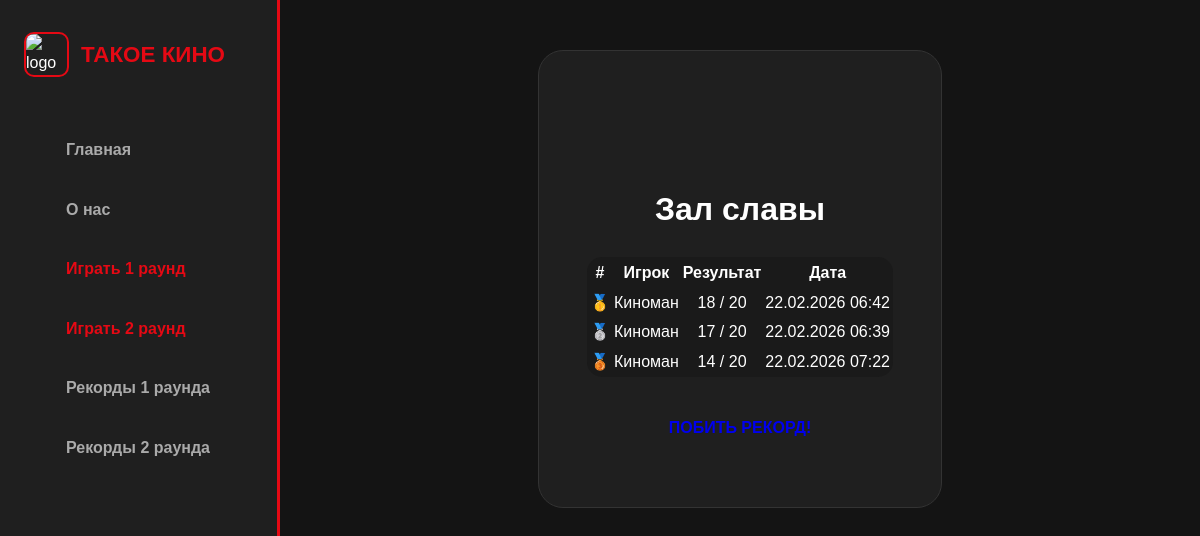
The app's page /roundone/leaderboard1, older data.
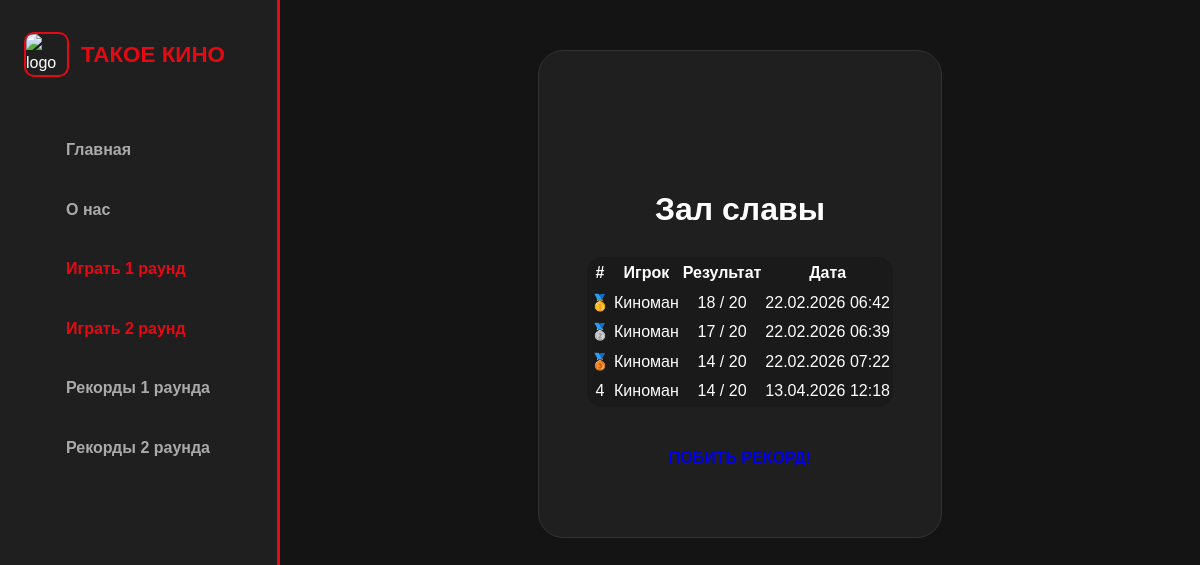
The same page, newer data.
### roundone/models.py (models this page shows, shortened)
class GameRecord(models.Model):
    player_name = models.CharField(max_length=100, default="Киноман")
    correct_answers = models.IntegerField()
    total_questions = models.IntegerField()
    date = models.DateTimeField(auto_now_add=True) # Сама ставит дату создания
    class Meta:
        ordering = ['-correct_answers', '-date']

### roundone/views.py (the view)
# urls.py: path('leaderboard1', views.leaderboard_view, name='leaderboard1')
def leaderboard_view(request):
    top_records = GameRecord.objects.order_by('-correct_answers', 'total_questions')[:10]
    return render(request, 'roundone/leaderboard.html', {'records': top_records})

### roundone/templates/roundone/leaderboard.html (shortened to what this page needs)
{% extends 'main/layout.html' %}
{% block content %}
<div class="features fade-in">
    <div class="result-card p-5">
        <div class="mb-4">
            <i class="fas fa-star fa-4x text-warning pulse"></i>
        </div>
        <h1 class="display-5 fw-bold mb-4 text-uppercase tracking-widest">Зал славы</h1>
        <div class="table-responsive">
            <table class="table table-dark table-hover mt-4" style="border-radius: 15px; overflow: hidden;">
                <thead class="table-danger">
                    <tr>
                        <th>#</th>
                        <th>Игрок</th>
                        <th>Результат</th>
                        <th>Дата</th>
                    </tr>
                </thead>
                <tbody class="text-secondary">
                    {% for record in records %}
                    <tr>
                        <td>
                            {% if forloop.counter == 1 %} 🥇
                            {% elif forloop.counter == 2 %} 🥈
                            {% elif forloop.counter == 3 %} 🥉
                            {% else %} {{ forloop.counter }} {% endif %}
                        </td>
                        <td class="text-white fw-bold">{{ record.player_name }}</td>
                        <td>
                            <span class="text-success">{{ record.correct_answers }}</span> / {{ record.total_questions }}
                        </td>
                        <td class="small">{{ record.date|date:"d.m.Y H:i" }}</td>
                    </tr>
                    {% empty %}
                    <tr>
                        <td colspan="4" class="py-5 text-center">Рекордов пока нет. Стань первым!</td>
                    </tr>
                    {% endfor %}
                </tbody>
            </table>
        </div>
        <div class="mt-5">
            <a href="{% url 'start1' %}" class="control-btn btn-warning px-5" style="text-decoration: none;">
            </a>
        </div>
    </div>
</div>
{% endblock %}

### main/templates/main/layout.html (shortened to what this page needs)
{% load static %}
<!DOCTYPE html>
<html lang="ru">
<head>
    <link rel="stylesheet" href="{% static 'main/fontawesome/css/all.min.css' %}">
    <link rel="stylesheet" href="{% static 'main/css/main.css' %}">
</head>
<body>
    <div class="app-container">
        <aside>
            <div class="logo-wrapper">
                <img src="{% static 'main/img/logo.jpg' %}" alt="logo" class="logo-img">
                <span class="logo-text">Такое Кино</span>
            </div>
            <nav>
                <ul>
                    <li><a href="{% url 'home' %}"><i class="fas fa-home"></i> Главная</a></li>
                    <li><a href="{% url 'about' %}"><i class="fas fa-address-card"></i> О нас</a></li>
                    <li><a href="{% url 'start1' %}" style="color: #e50914;"><i class="fas fa-play"></i> Играть 1 раунд</a></li>
                    <li><a href="{% url 'start2' %}" style="color: #e50914;"><i class="fas fa-play"></i> Играть 2 раунд</a></li>
                    <li><a href="{% url 'leaderboard1' %}"><i class="fas fa-trophy"></i> <span>Рекорды 1 раунда</span>
                    <li><a href="{% url 'leaderboard2' %}"><i class="fas fa-trophy"></i> <span>Рекорды 2 раунда</span>
    </a>
</li>
                </ul>
            </nav>
        </aside>
        <main>
            {% block content %}{% endblock %}
        </main>
    </div>
</body>
</html>

### main/static/main/css/main.css (style rules this page uses)
* { box-sizing: border-box; }
body { background-color: #141414; color: #ffffff; font-family: 'Montserrat', sans-serif; margin: 0; line-height: 1.6; overflow-x: hidden; }
.app-container { display: flex; min-height: 100vh; }
aside { width: 280px; background: #1f1f1f; padding: 2rem 1.5rem; border-right: 3px solid #e50914; position: fixed; height: 100vh; left: 0; top: 0; z-index: 1000; }
.logo-wrapper { display: flex; align-items: center; gap: 12px; margin-bottom: 3rem; }
.logo-img { width: 45px; height: 45px; border-radius: 10px; border: 2px solid #e50914; }
.logo-text { font-size: 1.4rem; font-weight: 800; color: #e50914; text-transform: uppercase; }
aside ul { list-style: none; padding: 0; }
aside ul li { margin-bottom: 10px; }
aside ul a { color: #aaa; text-decoration: none; font-weight: 600; display: flex; align-items: center; gap: 10px; padding: 12px; border-radius: 10px; transition: 0.3s; }
main { margin-left: 280px; flex: 1; padding: 50px 20px; display: flex; flex-direction: column; align-items: center; min-height: 100vh; }
.control-btn { display: block; width: fit-content; min-width: 280px; margin: 20px auto 0 auto; padding: 18px 35px; border-radius: 50px; border: none; font-weight: 800; text-transform: uppercase; cursor: pointer; text-decoration: none; text-align: center; transition: 0.3s; }
.fade-in { animation: fadeIn 0.5s ease forwards; }
.result-card { background: #1f1f1f; padding: 3rem; border-radius: 25px; border: 1px solid #333; text-align: center; }

### roundone/templates/roundone/leaderboard.html (style rules this page uses)
.table-dark { background-color: #1a1a1a; border: none; }
.pulse { animation: star-pulse 2s infinite; }

Row changes from the older to the newer data that the page shows:
added GameRecord: player_name "Киноман", correct_answers "14", total_questions "20", date "13.04.2026 12:18"
